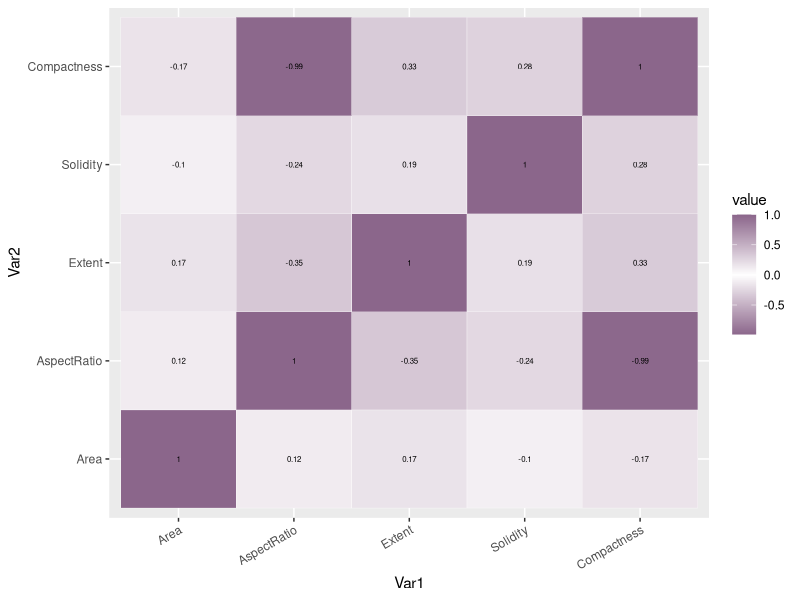

The R source for this figure:
# library calls
library(reshape2)
library(readr)
library(ggplot2)

# reading in data
df <- read_csv("intermediate_data/deidentified_beans.csv")

# creating and graphing correlation matrix
cor_mat <- cor(df)
melted_cor_mat <- reshape2::melt(cor_mat)

heatmap <- ggplot(data = melted_cor_mat, aes(x = Var1, y = Var2, fill = value)) +
  geom_tile(color = "white") + 
  scale_fill_gradient2(low = "plum4", mid = "white", high = "plum4")

output <- heatmap +
  geom_text(aes(x = Var1, y = Var2, label = round(value, 2)), color = "black", size = 2) +
    theme(axis.text.x = element_text(angle = 30, vjust = 1, hjust = 1))

ggsave("figures/correlation_heatmap.png", output)